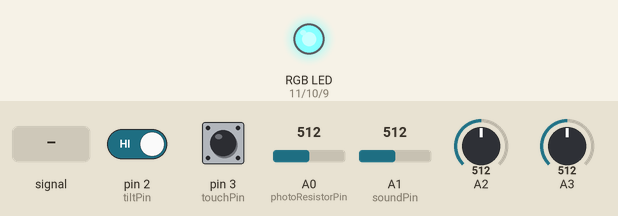
Recording of a sketch running on a simulated Arduino Uno, built with avr-gcc and run on an emulated ATmega328P. Shown: an RGB LED mixed from three pins (HIGH = lit). The inputs (shaded band) are chosen by the test bench; at power-on: A2 = 512, A1 (soundPin) = 512, A3 = 512, pin 2 (tiltPin) HIGH, pin 3 (touchPin) LOW, A0 (photoResistorPin) = 512.

Above: at 1.25 s.
1.3 s: A1 (soundPin) fed a 200 Hz sine of ±81 counts around its level
At 2.65 s:
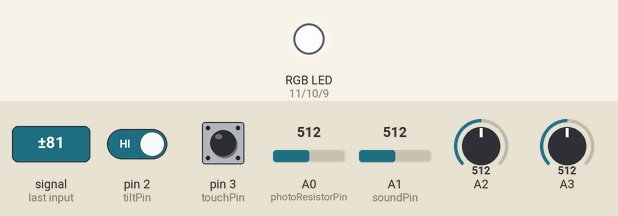
5.1 s: A2 set to 490
At 5.1 s:
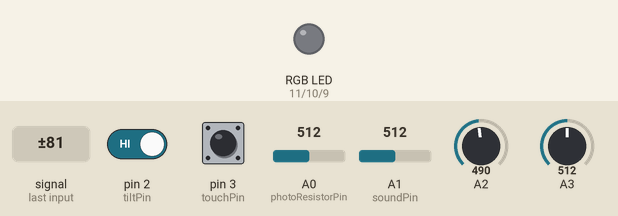
8.9 s: A1 (soundPin) set to 716
At 9.15 s:
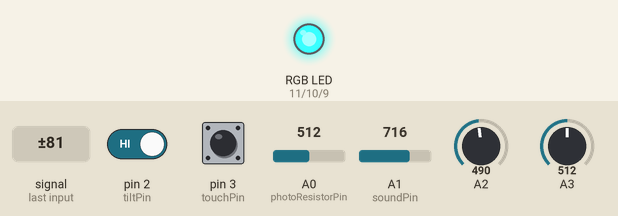
At 10.35 s:
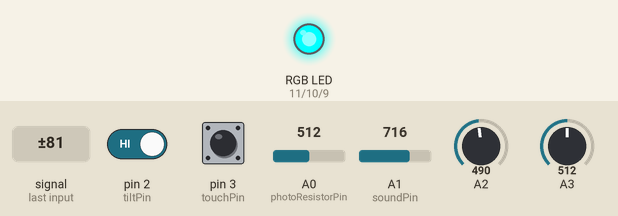
12.7 s: A3 set to 716
16.5 s: A1 (soundPin) fed a 1000 Hz sine of ±255 counts around its level
26.4 s: A1 (soundPin) fed a 2 Hz sine of ±306 counts around its level
Timing chart, 0 to 66.9 s (numbered marks = the images above; inputs shaded):
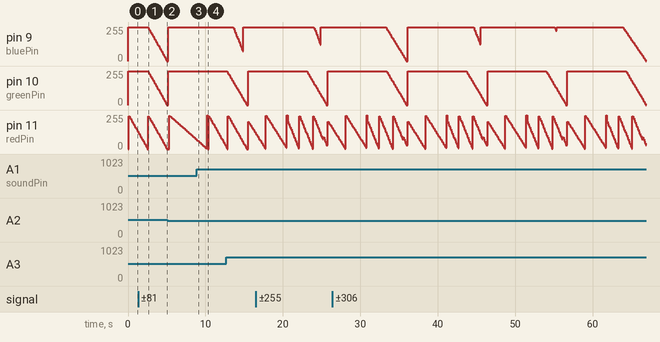

The sketch:

lightcone1.ino
```cpp
//LIGHT CONE 1.0

//interactions and feedbacks:
// when stay there without interactions, LED on, white light;
// if invert it (tilt sensor), led off;
// if light it (Photoresistor), when sense light value>500, the led fade out, 5 seconds, fade in again;
// if touch it (touch sensor), the led blinks;
// if being touched quickly(5 times), the led blinks in different color;
// if hearing sound, led get brighter with the volume gets louder;


// Pin
const int tiltPin = 2;          // Tilt sensor digital pin
const int photoResistorPin = A0; // Photoresistor analog pin
const int touchPin = 3;         // Touch sensor digital pin
const int soundPin = A1;        // Sound sensor analog pin
const int redPin = 11;           // RGB LED red channel
const int greenPin = 10;        // RGB LED green channel
const int bluePin = 9;         // RGB LED blue channel

// Variables for state tracking
int touchCount = 0;
unsigned long lastTouchTime = 0;
bool isTouchedQuickly = false;   // quick touch detection

void setup() {
  pinMode(tiltPin, INPUT);
  pinMode(touchPin, INPUT);
  pinMode(redPin, OUTPUT);
  pinMode(greenPin, OUTPUT);
  pinMode(bluePin, OUTPUT);

  Serial.begin(9600);
}

void loop() {
  // Read sensors
  int tiltState = digitalRead(tiltPin);
  int lightValue = analogRead(photoResistorPin);
  int touchState = digitalRead(touchPin);
  int soundValue = analogRead(soundPin);

  // Default state: LED on, white light
  if (tiltState == LOW && touchState == LOW && lightValue <= 500) {
    setLED(255, 255, 255); // White light
  }

  // Interaction: Tilt sensor (invert it)
  if (tiltState == HIGH) {
    setLED(0, 0, 0); // LED off
  }

  // Interaction: Light the sensor
  if (lightValue > 500) {
    fadeLED(0, 0, 0, 5000);  // Fade out to black in 5 seconds
    delay(100);
    fadeLED(255, 255, 255, 5000);  // Fade back to white
  }

  // Interaction: Touch sensor
  if (touchState == HIGH) {
    blinkLED(255, 0, 0, 3, 200); // Blink red 3 times

    // Quick touch detection
    unsigned long currentTime = millis();
    if (currentTime - lastTouchTime < 500) { // Within 500ms window
      touchCount++;
    } else {
      touchCount = 1; // Reset if too slow
    }
    lastTouchTime = currentTime;

    if (touchCount >= 5) {
      isTouchedQuickly = true;
      touchCount = 0; // Reset count
    }
  }

  if (isTouchedQuickly) {
    blinkLED(0, 0, 255, 5, 150); // Blink blue 5 times
    isTouchedQuickly = false;    // Reset flag
  }

  // Interaction: Sound sensor
  int brightness = map(soundValue, 0, 1023, 0, 255);
  setLED(brightness, brightness, brightness); // Adjust brightness
}

// Helper Function: Set RGB LED color
void setLED(int red, int green, int blue) {
  analogWrite(redPin, red);
  analogWrite(greenPin, green);
  analogWrite(bluePin, blue);
}

// Helper Function: Fade LED
void fadeLED(int targetRed, int targetGreen, int targetBlue, int duration) {
  int currentRed = analogRead(redPin);
  int currentGreen = analogRead(greenPin);
  int currentBlue = analogRead(bluePin);

  int steps = 50; // Number of steps for smooth fading
  int stepDelay = duration / steps;

  for (int i = 0; i <= steps; i++) {
    int redValue = currentRed + (targetRed - currentRed) * i / steps;
    int greenValue = currentGreen + (targetGreen - currentGreen) * i / steps;
    int blueValue = currentBlue + (targetBlue - currentBlue) * i / steps;

    setLED(redValue, greenValue, blueValue);
    delay(stepDelay);
  }
}

// Helper Function: Blink LED
void blinkLED(int red, int green, int blue, int times, int delayTime) {
  for (int i = 0; i < times; i++) {
    setLED(red, green, blue);
    delay(delayTime);
    setLED(0, 0, 0);
    delay(delayTime);
  }
}
```

Measured:
- after the input at 8.9 s, pin 9 (bluePin): stays 255/255 (without the input it goes to 249/255 after 3.7 s)
- by itself, pin 10 (greenPin): ramps from 255/255 to 0/255 and jumps back, once every 10.3 s
- by itself, pin 11 (redPin): moves between 2/255 and 255/255, repeating every 10.3 s
